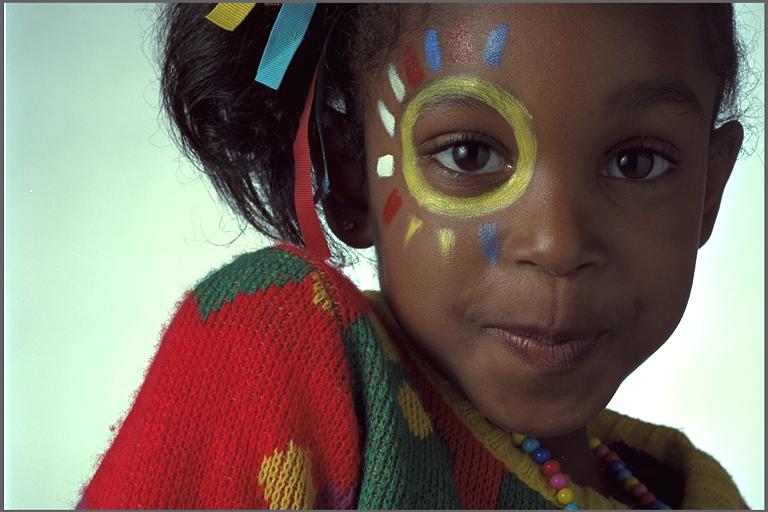
#> input picture image/girl.png, 768 x 512 px, found by its file name
$ python imageShare.py
#> lines starting #> are read from the running program, lines starting #| are printed output that depends on the picture
#> further down, original_img is the input picture: shape (512, 768, 3); mean B, G, R 96.1, 106, 119.5
import cv2
import math
import numpy as np
import random
def ModInv():
    """
        Form equation 1 = inv(a)*a mod m. we find inv(a)
        Inverse exist only if a and m be Coprime
    """
    for i in range(2,m):
        if (A * i) % m == 1 :
            return i
    return 1

def encryption(original_img):
    """
    Encryption of image
    """
    height = original_img.shape[0]
#> height = 512
    width = original_img.shape[1]
#> width = 768
    for i in range(0,height):
        for j in range(0,width):
            a = original_img[i][j]      # rgb list
            r = (A*a[0] + B)%m
            g = (A*a[1] + B)%m
            b = (A*a[2] + B)%m
            original_img[i][j] = [r,g,b]
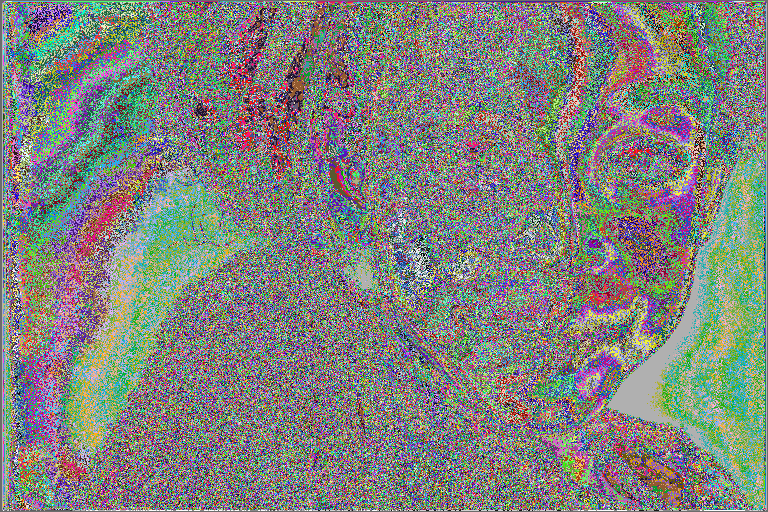
#> original_img: shape (512, 768, 3); mean B, G, R 125.3, 130.1, 127.9

    cv2.imwrite('encrypted_img.png', original_img)  # saving encrypted image


def decryption(encrypted_img):
    height = encrypted_img.shape[0]
#> height = 512
    width = encrypted_img.shape[1]
#> width = 768
    inv_a = ModInv()
    for i in range(0,height):
        for j in range(0,width):
            a = encrypted_img[i][j]         # rgb list
            r = (inv_a*(a[0] - B)) % m
            g = (inv_a*(a[1] - B)) % m
            b = (inv_a*(a[2] - B)) % m
            encrypted_img[i][j] = [r,g,b]

    cv2.imwrite('decrypted_img.png', encrypted_img)   # Saving decrypted image


def createShare(original_img,n):
#> called with n = 4
    height = original_img.shape[0]
#> height = 512
    width = original_img.shape[1]
#> width = 768
    blank_image = np.zeros((height,width,3), np.uint8)
    for share in range(0,n):
        if share < n-1 :
            for i in range(0,height):
                for j in range(0,width):
                    # a = temp_img[i][j]
                    r = random.randint(0,255)
                    g = random.randint(0,255)
                    b = random.randint(0,255)
                    blank_image[i][j] = [r,g,b]
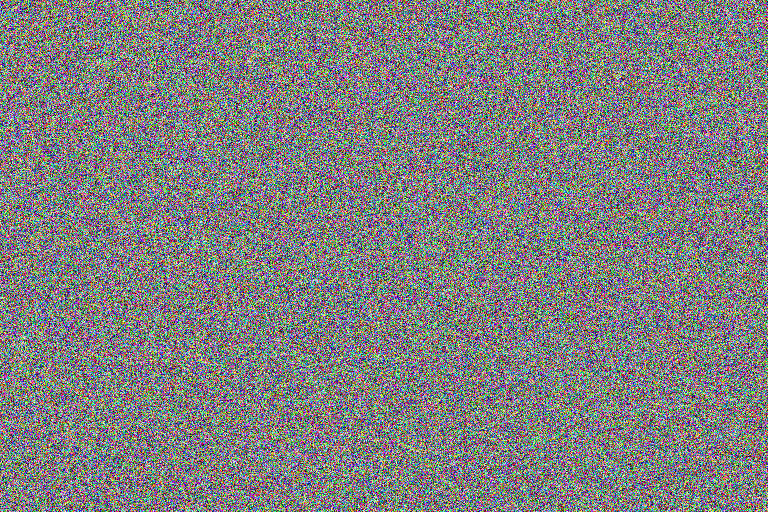
#> blank_image: shape (512, 768, 3); mean of channels 0, 1, 2 127.5, 127.4, 127.4; drawn as B, G, R
            cv2.imwrite('random{}.png'.format(share+1),blank_image)
        if share == 0:
            cv2.imwrite('share{}.png'.format(share+1),blank_image)

        elif share > 0 and share <= n-2 :
            temp_img = cv2.imread('random{}.png'.format(share))
            for i in range(0,height):
                for j in range(0,width):
                    a = blank_image[i][j]
                    b = temp_img[i][j]
                    temp_img[i][j] = [(a[0]^b[0]), (a[1]^b[1]), (a[2]^b[2])]
            cv2.imwrite('share{}.png'.format(share+1),temp_img)

        else:
            temp_img = cv2.imread('random{}.png'.format(share))
            for i in range(0,height):
                for j in range(0,width):
                    a = temp_img[i][j]
                    b = original_img[i][j]
                    temp_img[i][j] = [(a[0]^b[0]), (a[1]^b[1]), (a[2]^b[2])]

            cv2.imwrite('share{}.png'.format(share+1), temp_img)


def combine(n):
#> called with n = 4
    org_img = cv2.imread('share1.png')
    height = org_img.shape[0]
#> height = 512
    width = org_img.shape[1]
#> width = 768
    for share in range(2,n+1):
        temp_img = cv2.imread('share{}.png'.format(share))
        for i in range(0, height):
            for j in range(0,width):
                a = temp_img[i][j]
                b = org_img[i][j]
                org_img[i][j] = [(a[0]^b[0]), (a[1]^b[1]), (a[2]^b[2])]

    cv2.imwrite('share_org.png', org_img)

#------------------------------------------- main program
m = 256
A = 71
B = random.randint(31,255)

original_img = cv2.imread('girl.png')
encryption(original_img)
encrypted_img = cv2.imread('encrypted_img.png')
decryption(encrypted_img)
createShare(original_img,4)
combine(4)
